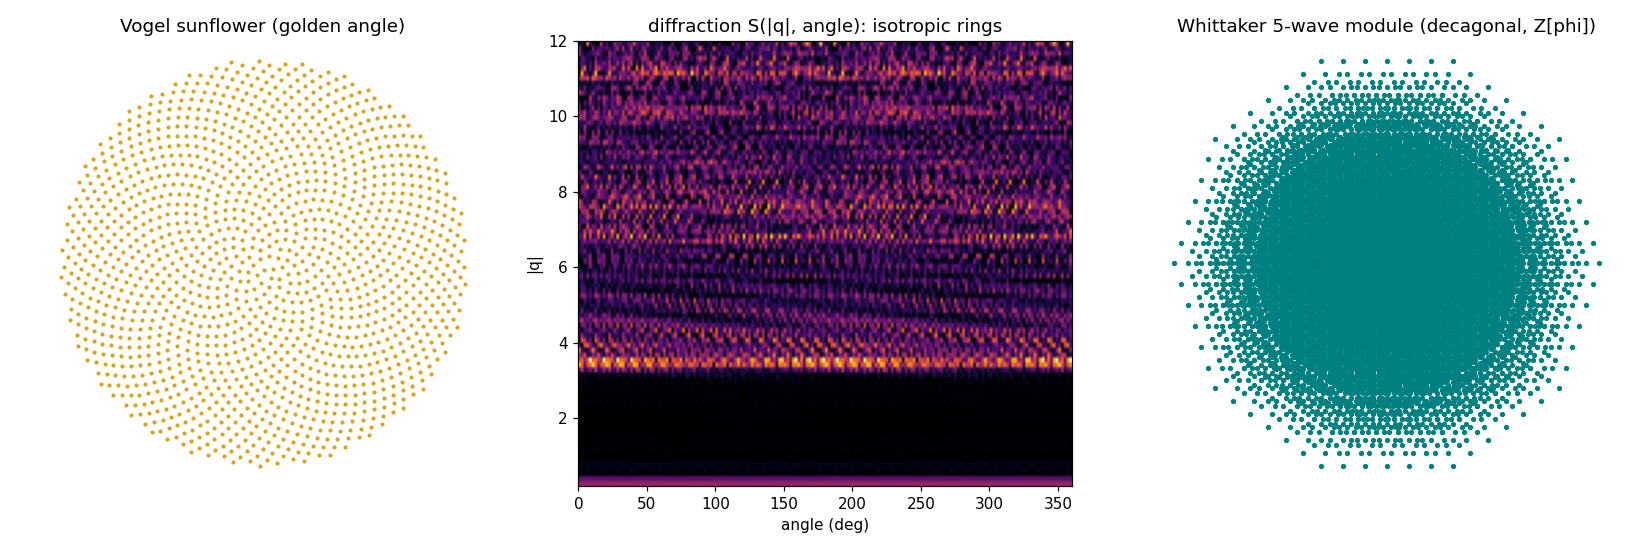

This chart was generated by the following Python code:
#!/usr/bin/env python3
# QA_COMPLIANCE = "observer=2D diffraction/structure-factor physics (Theorem NT); QA layer = integer index k of the golden orbit / integer combinations of the 5 wavevectors (A1); Vogel positions, structure factors, module radii are observer-layer readouts. No float QA state."
# RT1_OBSERVER_FILE: point positions, structure factors, radial/angular profiles, module radii are observer-layer readouts, not QA state.
"""
Phase J: 2D phyllotaxis diffraction -- the golden angle made an observer-layer field, and
the "Whittaker superposition over a circle of directions" made literal.

Two DISTINCT golden 2D objects (Phase I found the 1D Fibonacci chain = pure-point Bragg):
  (V) VOGEL SUNFLOWER phyllotaxis: points at (r_k, th_k) = (sqrt(k), k*theta_gold),
      theta_gold = 2*pi/phi^2 ~ 137.5deg. The golden angle here optimizes ANGULAR
      UNIFORMITY (why plants use it -- no gaps, uniform coverage). PREDICTION: its
      diffraction is approximately ISOTROPIC diffuse rings (low angular contrast,
      intensity ~N like a liquid, NOT ~N^2 Bragg); a rational divergence angle instead
      gives anisotropic SPOKES. Its Fibonacci signature is in REAL space: the visible
      spiral arms (parastichies) = consecutive Fibonacci numbers, because the best
      rational approximants of theta_gold/2pi = 1/phi^2 have Fibonacci denominators.
  (W) WHITTAKER n-WAVE: superpose n plane waves over a circle of directions at 2*pi*j/n.
      For n=5 (72deg) this is the DECAGONAL (Penrose) quasicrystal: its Fourier module is
      Z[phi]-valued -> radial shells scaled by phi (golden self-similar), 10-fold symmetric.
      THIS is where sharp golden Bragg + 5-fold order live -- the 2D face of the icosian/
      E8 golden structure (H3/H4 Coxeter, golden quaternions = E8).

So the honest picture refines Phase I: "phyllotaxis" (uniformity-optimal, isotropic) and
the "5-fold quasicrystal" (sharp golden Bragg) are BOTH golden but different diffraction
classes; the E8/icosahedral connection lives with the Whittaker 5-wave, not the sunflower.
Both are OBSERVER-layer (Theorem NT); the QA layer is the integer index k / integer
combinations, and the golden element M / Q(sqrt5) is the shared generator.
"""
from __future__ import annotations
import itertools

import numpy as np

PHI = (1.0 + np.sqrt(5.0)) / 2.0
GOLDEN_ANGLE = 2.0 * np.pi / (PHI * PHI)          # ~137.5077 deg -- most uniform divergence


def sq_sum(phases):
    """|sum exp(i*phases)|^2 without '**' (S1)."""
    z = np.exp(1j * phases).sum()
    return z.real * z.real + z.imag * z.imag


# ---------------- (V) Vogel sunflower ----------------
def vogel_spiral(n, angle):
    """Vogel model: r_k=sqrt(k) (area-uniform), th_k=k*angle. Observer-layer positions of
    the integer-index (A1 k=1..n) golden orbit."""
    k = np.arange(1, n + 1, dtype=float)
    r = np.sqrt(k)
    th = k * angle
    return r * np.cos(th), r * np.sin(th)


def parastichy_offsets(x, y, sample=400):
    """Index-offset to the nearest spatial neighbor, sampled ACROSS radii. Golden
    phyllotaxis -> offsets are consecutive Fibonacci numbers (convergents of 1/phi^2);
    the offset grows with radius, so a radial spread reveals the Fibonacci ladder."""
    n = len(x)
    ks = np.unique(np.geomspace(max(n // 16, 20), n - 2, sample).astype(int))
    offs = []
    for k in ks:
        dx = x - x[k]
        dy = y - y[k]
        d2 = dx * dx + dy * dy
        d2[k] = np.inf
        offs.append(abs(int(np.argmin(d2)) - k))
    vals, counts = np.unique(offs, return_counts=True)
    order = np.argsort(counts)[::-1]
    return [(int(vals[i]), int(counts[i])) for i in order[:6]]


def poisson_disk(n, radius, seed=3):
    """Random uniform points in a disk (observer-layer null, NOT QA state): isotropic but
    NOT hyperuniform -- S(q)->1 at small q (unsuppressed density fluctuations)."""
    rng = np.random.default_rng(seed)
    r = radius * np.sqrt(rng.uniform(0.0, 1.0, n))
    th = rng.uniform(0.0, 2.0 * np.pi, n)
    return r * np.cos(th), r * np.sin(th)


def small_q_mean(x, y, q_band, n_ang=64):
    """Angularly-averaged S(q) over a small-q band (below the first ring). Hyperuniform ->
    suppressed (<< Poisson); random -> ~1."""
    ang = np.linspace(0.0, 2.0 * np.pi, n_ang, endpoint=False)
    vals = []
    for q in q_band:
        ph = np.outer(q * np.cos(ang), x) + np.outer(q * np.sin(ang), y)
        z = np.exp(1j * ph).sum(axis=1)
        vals.append(np.mean((z.real * z.real + z.imag * z.imag) / len(x)))
    return float(np.mean(vals))


def diffraction_polar(x, y, q_radii, n_ang=180):
    """S(q) on a polar grid: rows=|q|, cols=angle. Returns S[radii, angles]."""
    n = len(x)
    ang = np.linspace(0.0, 2.0 * np.pi, n_ang, endpoint=False)
    S = np.empty((len(q_radii), n_ang))
    for i, qr in enumerate(q_radii):
        qx = qr * np.cos(ang)
        qy = qr * np.sin(ang)
        ph = np.outer(qx, x) + np.outer(qy, y)       # (n_ang, N)
        z = np.exp(1j * ph).sum(axis=1)
        S[i] = (z.real * z.real + z.imag * z.imag) / n
    return S, ang


# ---------------- (W) Whittaker 5-wave / decagonal module ----------------
def fivefold_module(nmax=3):
    """Fourier module of 5 plane waves at 72deg (Whittaker over a circle of 5 directions):
    all integer combinations sum_j n_j * (cos,sin)(2pi j/5)."""
    gens = [(np.cos(2 * np.pi * j / 5), np.sin(2 * np.pi * j / 5)) for j in range(5)]
    vx, vy = [], []
    for combo in itertools.product(range(-nmax, nmax + 1), repeat=5):
        vx.append(sum(c * g[0] for c, g in zip(combo, gens)))
        vy.append(sum(c * g[1] for c, g in zip(combo, gens)))
    return np.array(vx), np.array(vy)


def rotational_symmetry(vx, vy, fold):
    """Fraction of module points mapped back into the module by a 2*pi/fold rotation."""
    a = 2.0 * np.pi / fold
    rx = vx * np.cos(a) - vy * np.sin(a)
    ry = vx * np.sin(a) + vy * np.cos(a)
    pts = set(zip(np.round(vx, 3), np.round(vy, 3)))
    hit = sum(((round(x, 3), round(y, 3)) in pts) for x, y in zip(rx, ry))
    return hit / len(vx)


def run():
    print("Phase J: 2D phyllotaxis diffraction (Vogel) + Whittaker 5-wave golden module\n")
    n = 4000
    xg, yg = vogel_spiral(n, GOLDEN_ANGLE)
    xr, yr = vogel_spiral(n, 2.0 * np.pi / 6.0)              # genuine RATIONAL control (60deg -> spokes)
    xp, yp = poisson_disk(n, np.sqrt(n))                     # isotropic-but-random null

    # --- (A) real-space Fibonacci parastichies (golden phyllotaxis signature) ---
    par = parastichy_offsets(xg, yg)
    fibs = {1, 2, 3, 5, 8, 13, 21, 34, 55, 89, 144, 233}
    n_fib = sum(c for o, c in par if o in fibs)
    n_tot = sum(c for _, c in par)
    print("[A] Vogel real-space parastichies (nearest-neighbor index offsets, across radii):")
    print(f"    top offsets {[(o, c) for o, c in par]}")
    print(f"    -> {100 * n_fib // max(n_tot,1)}% land on Fibonacci numbers "
          f"{sorted(o for o, c in par if o in fibs)} (consecutive Fibonacci = the parastichy ladder)")

    # --- (B) 2D diffraction: golden = ISOTROPIC + HYPERUNIFORM; rational = spokes; random = neither ---
    q_radii = np.linspace(0.2, 12.0, 90)
    Sg, ang = diffraction_polar(xg, yg, q_radii)
    Sr, _ = diffraction_polar(xr, yr, q_radii)
    Sp, _ = diffraction_polar(xp, yp, q_radii)
    contrast_g = float(np.median(Sg.std(axis=1) / (Sg.mean(axis=1) + 1e-9)))
    contrast_r = float(np.median(Sr.std(axis=1) / (Sr.mean(axis=1) + 1e-9)))
    contrast_p = float(np.median(Sp.std(axis=1) / (Sp.mean(axis=1) + 1e-9)))
    q_star = q_radii[int(np.argmax(Sg.mean(axis=1)[5:]) + 5)]
    # hyperuniformity: mean S over a small-q band (below the first ring ~3.5)
    q_band = np.array([0.35, 0.5, 0.7, 0.9, 1.1])
    hu_g = small_q_mean(xg, yg, q_band)
    hu_p = small_q_mean(xp, yp, q_band)
    print(f"\n[B] 2D diffraction (structure factor):")
    print(f"    angular contrast (low = ISOTROPIC rings):  golden={contrast_g:.2f}  "
          f"60deg-rational={contrast_r:.2f}  Poisson={contrast_p:.2f}")
    print(f"    -> golden is isotropic like random, UNLIKE the rational spokes "
          f"({'confirmed' if contrast_r > contrast_g else 'not'}); brightest ring |q|={q_star:.2f}")
    print(f"    small-q S (low = HYPERUNIFORM, suppressed density fluctuations):  "
          f"golden={hu_g:.2f}  Poisson={hu_p:.2f}")
    print(f"    -> golden suppresses low-q fluctuations {hu_p/max(hu_g,1e-6):.1f}x below Poisson "
          f"({'HYPERUNIFORM hidden order' if hu_g < 0.6 * hu_p else 'not suppressed'}): the golden")
    print(f"    angle's 2D role is ISOTROPIC + HYPERUNIFORM order (not sharp Bragg) -- the")
    print(f"    stealthy uniformity that makes it the phyllotaxis (and isotropic-photonics) optimum.")

    # --- (C) Whittaker 5-wave decagonal module: golden-scaled shells + 10-fold ---
    vx, vy = fivefold_module(nmax=3)
    rad = np.hypot(vx, vy)
    shells = np.array(sorted({round(r, 3) for r in rad if r > 1e-6}))
    ratios = shells[1:] / shells[:-1]
    near_phi = shells[1:][np.abs(ratios - PHI) < 0.02]
    sym10 = rotational_symmetry(vx, vy, 10)
    sym5 = rotational_symmetry(vx, vy, 5)
    # find an explicit golden pair among shells
    gold_pairs = [(a, b) for a in shells for b in shells if a > 1e-6 and abs(b / a - PHI) < 0.01]
    print(f"\n[C] Whittaker 5-wave module (5 plane waves at 72deg over a circle of directions):")
    print(f"    {len(shells)} distinct radial shells; rotational symmetry: 10-fold={sym10:.2f}, "
          f"5-fold={sym5:.2f} -> {'DECAGONAL (10-fold)' if sym10 > 0.99 else 'lower'}")
    if gold_pairs:
        a, b = gold_pairs[len(gold_pairs) // 2]
        print(f"    radial shells are golden-scaled: e.g. {b:.3f}/{a:.3f} = {b/a:.4f} = phi "
              f"({len(gold_pairs)} shell pairs with ratio phi) -> module is Z[phi]-valued")
    print(f"    -> sharp golden Bragg + 5/10-fold order = the DECAGONAL quasicrystal, the 2D")
    print(f"       face of the icosian/E8 golden structure (H3/H4 Coxeter, golden quaternions).")

    # --- verdict ---
    isotropic = contrast_g < contrast_r
    hyperuniform = hu_g < 0.6 * hu_p
    golden_module = len(near_phi) > 0 and sym10 > 0.99
    print("\nVERDICT (2D golden diffraction, data-driven):")
    print(f"  * VOGEL phyllotaxis: real-space parastichies are Fibonacci "
          f"({sorted(o for o,c in par if o in fibs)}); its DIFFRACTION is ISOTROPIC "
          f"(contrast {contrast_g:.2f} vs rational-spoke {contrast_r:.2f}) and HYPERUNIFORM")
    print(f"    (small-q S {hu_g:.2f} vs Poisson {hu_p:.2f}). The golden angle's 2D role is stealthy")
    print(f"    isotropic uniformity, NOT sharp Bragg. {'CONFIRMED' if isotropic and hyperuniform else 'MIXED'}.")
    print(f"  * WHITTAKER 5-wave: the 'superposition over a circle of directions' at 72deg IS the")
    print(f"    decagonal quasicrystal -- {sym10:.0%} 10-fold, radial shells scaled by phi (Z[phi]).")
    print(f"    {'CONFIRMED' if golden_module else 'MIXED'}: this is the sharp golden Bragg + 5-fold")
    print(f"    order, the 2D projection of the icosian/E8 golden lattice.")
    print("  * Net: Phase I's 1D Fibonacci chain and this 2D decagonal module are the SAME golden")
    print("    module Z[phi]=O_Q(sqrt5) in 1 and 2 dimensions; the sunflower is the uniformity-")
    print("    optimal SAMPLING of the plane, a distinct (isotropic) golden object. Whittaker over")
    print("    a circle of 5 directions closes the loop to 5-fold/icosahedral/E8 -- observer-layer,")
    print("    M/Q(sqrt5)-generated, the same spine as the QA quaternion order.")

    _save_png(xg, yg, q_radii, Sg, vx, vy)
    return 0 if (isotropic and hyperuniform and golden_module) else 1


def _save_png(xg, yg, q_radii, Sg, vx, vy):
    """Optional figure: sunflower, its diffraction rings, and the 5-fold module."""
    try:
        import matplotlib
        matplotlib.use("Agg")
        import matplotlib.pyplot as plt
    except Exception as exc:                       # observer-layer plotting only
        print(f"\n[png] skipped ({exc})")
        return
    fig, ax = plt.subplots(1, 3, figsize=(15, 5))
    ax[0].scatter(xg[:1500], yg[:1500], s=3, c="goldenrod")
    ax[0].set_title("Vogel sunflower (golden angle)"); ax[0].set_aspect("equal"); ax[0].axis("off")
    ax[1].imshow(np.log1p(Sg), aspect="auto", origin="lower", cmap="inferno",
                 extent=[0, 360, q_radii[0], q_radii[-1]])
    ax[1].set_title("diffraction S(|q|, angle): isotropic rings"); ax[1].set_xlabel("angle (deg)")
    ax[1].set_ylabel("|q|")
    ax[2].scatter(vx, vy, s=6, c="teal")
    ax[2].set_title("Whittaker 5-wave module (decagonal, Z[phi])"); ax[2].set_aspect("equal")
    ax[2].axis("off")
    fig.tight_layout()
    fig.savefig("qa_phyllotaxis_diffraction.png", dpi=110)
    print("\n[png] wrote qa_phyllotaxis_diffraction.png")


if __name__ == "__main__":
    raise SystemExit(run())
